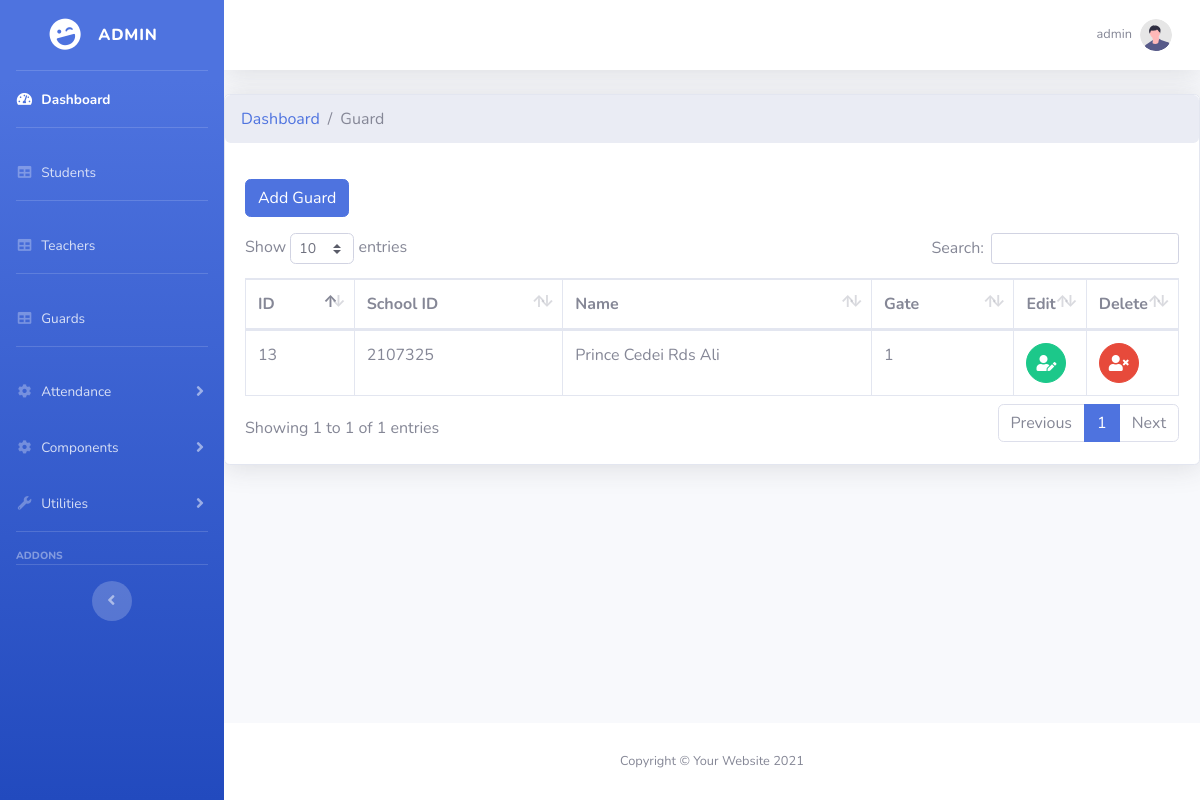
The app's page /admin/guards.php (signed in) with its own data.
### tables this page shows
CREATE TABLE `tbl_guard` (
  `id` int(11) NOT NULL,
  `school_id` varchar(150) NOT NULL,
  `fname` varchar(150) NOT NULL,
  `mname` varchar(150) NOT NULL,
  `lname` varchar(150) NOT NULL,
  `role` int(1) NOT NULL,
  `gate` int(1) NOT NULL,
  `date_created` timestamp(5) NOT NULL DEFAULT current_timestamp(5)
);

### admin/guards.php (the view, shortened to what this page needs)
<?php
    include '../process.php';
    include 'include/header.php';
    include 'include/sidebar.php';
    include 'include/topbar.php';
?>
    <div class="card shadow mb-4">
        <nav aria-label="breadcrumb">
            <ol class="breadcrumb">
                <li class="breadcrumb-item"><a href="index.php">Dashboard</a></li>
                <li class="breadcrumb-item active" aria-current="page">Guard</li>
            </ol>
        </nav>
        <div class="card-body">
                <button type="button" class="btn btn-primary mb-3 float-left" data-toggle="modal" data-target="#exampleModal_0_0">
                    Add Guard
                </button>
            <div class="table-responsive">
                <table class="table table-bordered" id="dataTable1" width="100%" cellspacing="0">
                    <thead>
                        <tr>
                            <th>ID</th>
                            <th>School ID</th>
                            <th>Name</th>
                            <th>Gate</th>
                            <th>Edit</th>
                            <th>Delete</th>
                        </tr>
                    </thead>
                    <tbody>
                        <?php
                            $query = "SELECT * FROM tbl_guard";
                            $query_run = mysqli_query($connection,$query);
                        ?>
                        <?php
                            if (mysqli_num_rows($query_run) > 0){
                                while($row = mysqli_fetch_assoc($query_run)){
                        ?>
                                    <tr style="text-transform: capitalize;">
                                        <td>
                                            <?php echo htmlspecialchars($row['id']); ?>
                                        </td>
                                        <td>
                                            <?php echo htmlspecialchars($row['school_id']); ?>
                                        </td>
                                        <td>
                                            <?php echo htmlspecialchars($row['fname']." ".$row['mname']. " " .$row['lname']); ?>
                                        </td>
                                        <td>
                                            <?php echo htmlspecialchars($row['gate']); ?>
                                        </td>
                                        <td width="2%">
                                            <button type="button" class="btn btn-success btn-circle" id="edit_guard" data-toggle="modal" data-target="#exampleModal_1_0" data-id1="<?php echo htmlspecialchars($row['id']); ?>" data-id2="<?php echo htmlspecialchars($row['school_id']); ?>" data-id3="<?php echo htmlspecialchars($row['fname']); ?>" data-id4="<?php echo htmlspecialchars($row['mname']); ?>" data-id5="<?php echo htmlspecialchars($row['lname']); ?>" data-id8="<?php echo htmlspecialchars($row['gate']); ?>" >
                                                <i class="fas fa-user-edit"></i>
                                            </button>
                                        </td>
                                        <td width="2%">
                                            <button type="button" class="btn btn-danger btn-circle" id="delete_guard" data-toggle="modal" data-target="#exampleModal_2_0" data-id1="<?php echo htmlspecialchars($row['id']); ?>" data-id2="<?php echo htmlspecialchars($row['school_id']); ?>" >
                                                <i class="fa fa-user-times"></i>
                                            </button>
                                        </td>
                                    </tr>
                    <?php
                                }
                            }
                    ?>
                    </tbody>
                </table>
            </div>
        </div>
    </div>
<?php
    include 'include/footer.php';
?>

### records on screen
tbl_guard: id "13", school "2107325", fname+mname+lname "Prince Cedei Rds Ali", gate "1"

### other values on screen
$_SESSION['username'] "ADMIN"
$_SESSION['username'] "admin"
